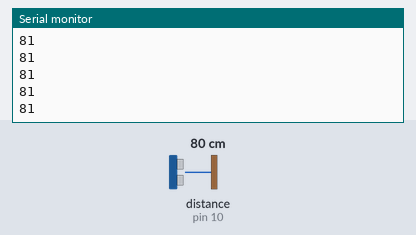
Bench run of a sketch on a simulated Arduino Uno, built with avr-gcc and run on an emulated ATmega328P. Shown: the last lines printed to the serial monitor. The inputs (shaded band) are chosen by the test bench; at power-on: distance to the obstacle (sensor on pin 10) 80 cm. The echo pulse lasts 58.3 µs per cm.

Above: at 1.2 s.
1.3 s: distance to the obstacle (sensor on pin 10) set to 2 cm
At 1.34 s:
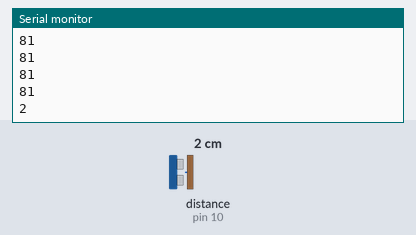
2.8 s: distance to the obstacle (sensor on pin 10) set to 4 cm
At 2.82 s:
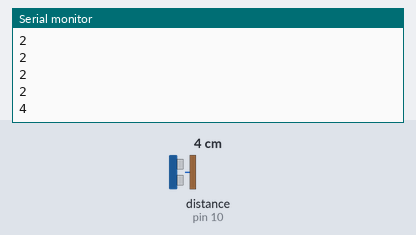
Timing chart, 0 to 5.8 s (numbered marks = the images above; inputs shaded):
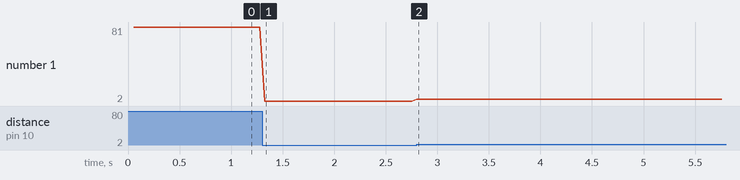

The sketch:

Ultra_Sonic_Sensor_example.ino
```cpp
/*
  Ultrasonic Sensor HC-SR04 and Arduino Tutorial

  by Dejan Nedelkovski,
  www.HowToMechatronics.com

*/
// defines pins numbers
/*
const int trigPin = 9;
const int echoPin = 10;
// defines variables
long duration;
int distance;
void setup() {
  pinMode(trigPin, OUTPUT); // Sets the trigPin as an Output
  pinMode(echoPin, INPUT); // Sets the echoPin as an Input
  Serial.begin(9600); // Starts the serial communication
}
void loop() {
  // Clears the trigPin
  digitalWrite(trigPin, LOW);
  delayMicroseconds(2);
  // Sets the trigPin on HIGH state for 10 micro seconds
  digitalWrite(trigPin, HIGH);
  delayMicroseconds(10);
  digitalWrite(trigPin, LOW);
  // Reads the echoPin, returns the sound wave travel time in microseconds
  duration = pulseIn(echoPin, HIGH);
  // Calculating the distance
  distance = duration * 0.034 / 2;
  // Prints the distance on the Serial Monitor
  Serial.print("Distance: ");
  Serial.println(distance);
}
*/
#include <NewPing.h>

#define TRIGGER_PIN  9
#define ECHO_PIN     10
#define MAX_DISTANCE 400 // Maximum distance we want to measure (in centimeters).


NewPing sonar(TRIGGER_PIN, ECHO_PIN, MAX_DISTANCE); // NewPing setup of pins and maximum distance.

void setup() {
  Serial.begin(9600);
}

void loop() {
  delay(50);                    // Wait 50ms between pings (about 20 pings/sec). 29ms should be the shortest delay between pings.

  int distance = sonar.ping_cm(); // Send ping, get distance in cm and print result (0 = outside set distance range)

  //Serial.print("Distance: ");
  Serial.println(distance);
  //Serial.println("cm");
}
```

Measured:
- after the input at 1.3 s, the serial monitor: prints a new line at once (image 1)
- after the input at 2.8 s, the serial monitor: prints a new line at once (image 2)
- plotted number 1: 81 → 2 after the input at 1.3 s, 2 → 4 after the input at 2.8 s
